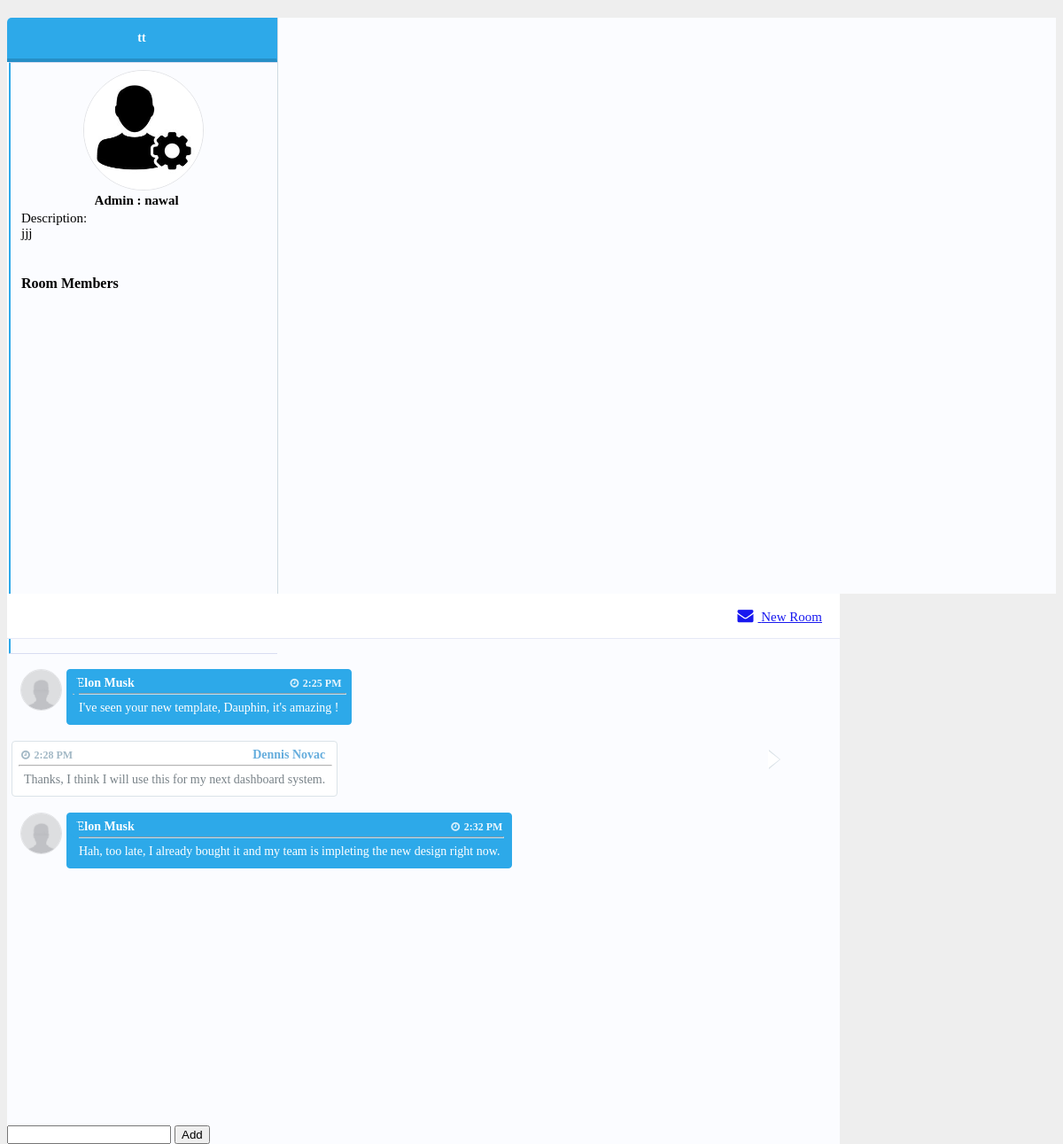
/groups/destination/1 (signed in), run on an earlier commit of the app's database.
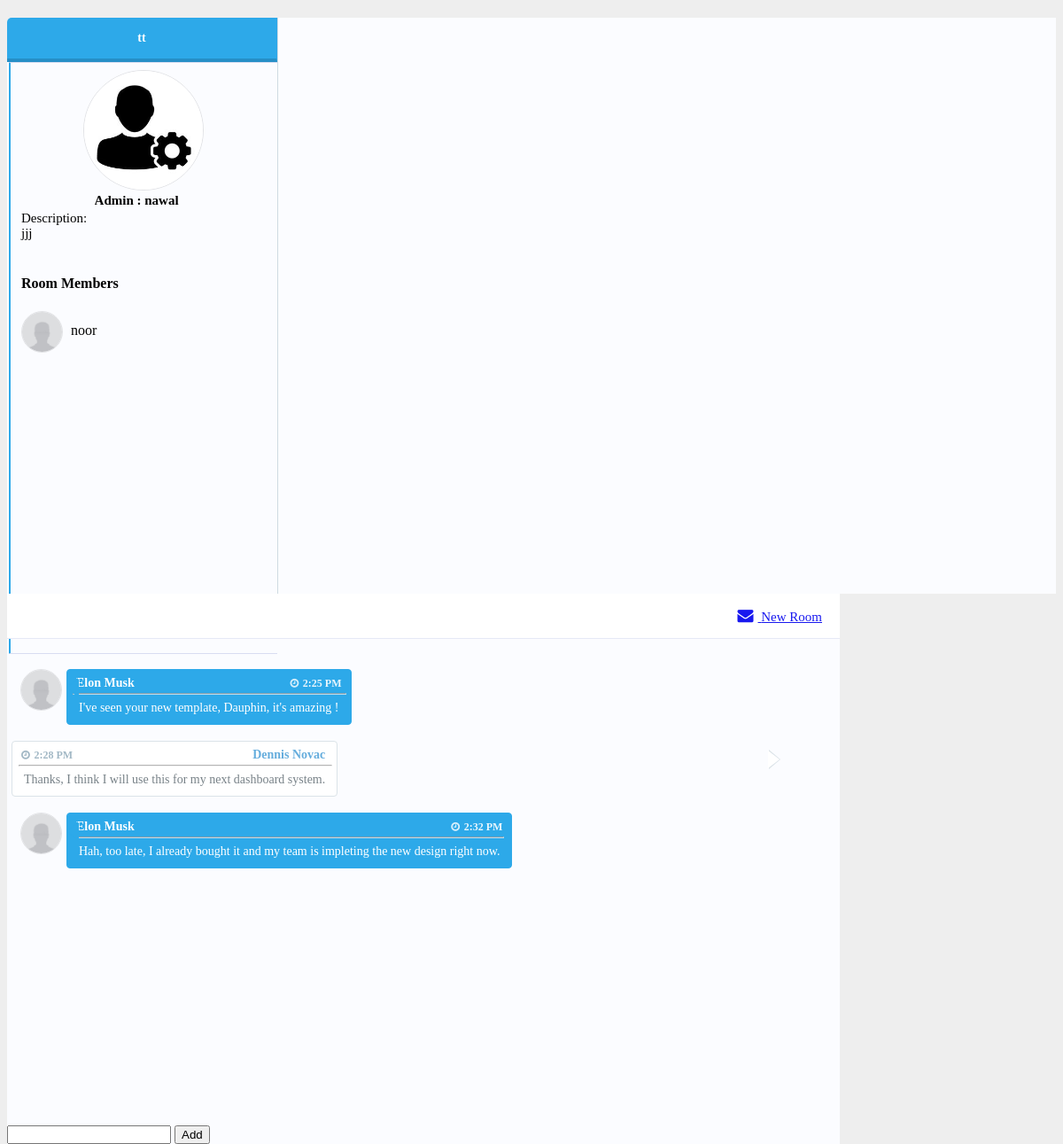
And on a later commit of the database.
### app/models.py (models this page shows)
class User(models.Model):
    first_name = models.CharField(max_length=255)
    last_name = models.CharField(max_length=255)
    email = models.CharField(max_length=255)
    password = models.CharField(max_length=255)
    created_at = models.DateTimeField(auto_now_add=True)
    updated_at = models.DateTimeField(auto_now=True)
    objects = BlogManager()

### app/views.py (the view)
# urls.py: path('groups/destination/<int:group_id>', views.view_destination),
def view_destination(request,group_id):
    current_group = models.selected_group(group_id)
    context = {
        'destination': current_group.destination,
        'planner': current_group.planner.first_name,
        'plannerId': current_group.planner.id,
        'description': current_group.description,
        'groupUsers': models.users_joining_the_group(request.session['login_user'],group_id)
    }
    return render(request,"group.html",context)

### app/models.py (called while the page is built)
def selected_group(group_id):
    group=Group.objects.get(id=group_id)
    return group

def users_joining_the_group(user_id,group_id):
    this_group = Group.objects.get(id=group_id)
    allGroupJoiners = User.objects.filter(groups=this_group)
    return allGroupJoiners

### app/templates/group.html (shortened to what the changed rows need)
<!DOCTYPE html>
<html lang="en">
<head>
    {% load static %}
    <link rel="stylesheet" href="{% static 'css/dashboard_style.css' %}">
    <link href="https://maxcdn.bootstrapcdn.com/font-awesome/4.3.0/css/font-awesome.min.css" rel="stylesheet">
</head>
<body>
    <div class="container">
        <div class="panel messages-panel">
            <div class="contacts-list">
                <div class="tab-content">
                    <div id="inbox" class="contacts-outter-wrapper tab-pane active">
                        <div class="contacts-outter">
                            <ul class="list-unstyled contacts">
                                <li data-toggle="tab" data-target="#inbox-message-1" class="active">
                                    <br />
                                    <br />
                                    <div>
                                        <h4> Room Members</h4>
                                        {% for groupUser in groupUsers %}
                                        {% if groupUser.id != plannerId %}
                                        <img alt="" class="img-circle medium-image" src="/static/avatar.jpg">
                                        <output>{{groupUser.first_name}}</output>
                                        <br />
                                        {% endif %}
                                        {% endfor %}
                                    </div>
                                </li>
                            </ul>
                        </div>
                    </div>
                </div>
            </div>
            </div>
        </div>
</body>
</html>

What changed in the data, as far as the page shows it:
added User: first_name "noor"
